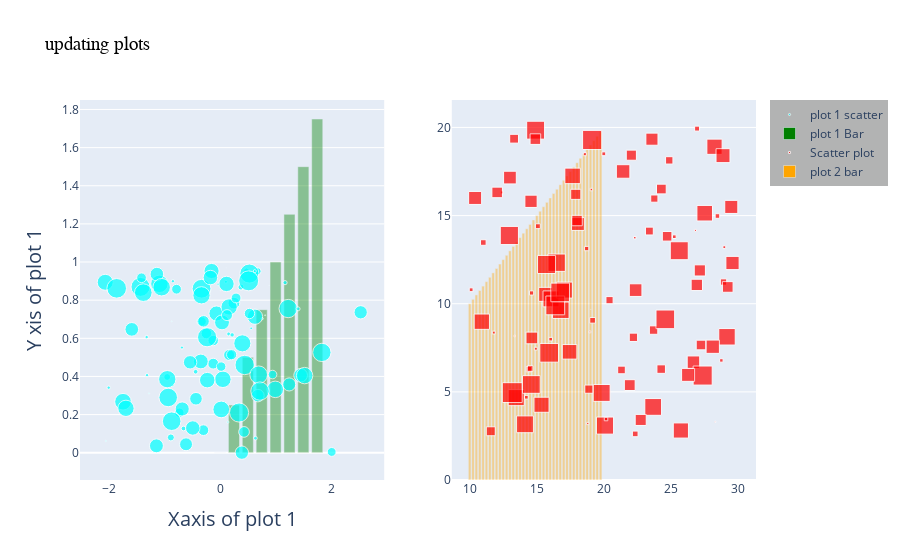

Notebook code cell kept with this figure:
### Code cell
fig.update_layout(title_text = 'updating plots', legend_bgcolor = 'rgba(2,4,5,0.3)', 
                  title_font_family = 'Arial', title_font_size = 19, title_font_color = 'Black',
                  xaxis_title_text = 'Xaxis of plot 1', xaxis_title_font_size = 20,
                 yaxis_title_text = 'Y xis of plot 1', yaxis_title_font_size = 20,)
fig.show()
